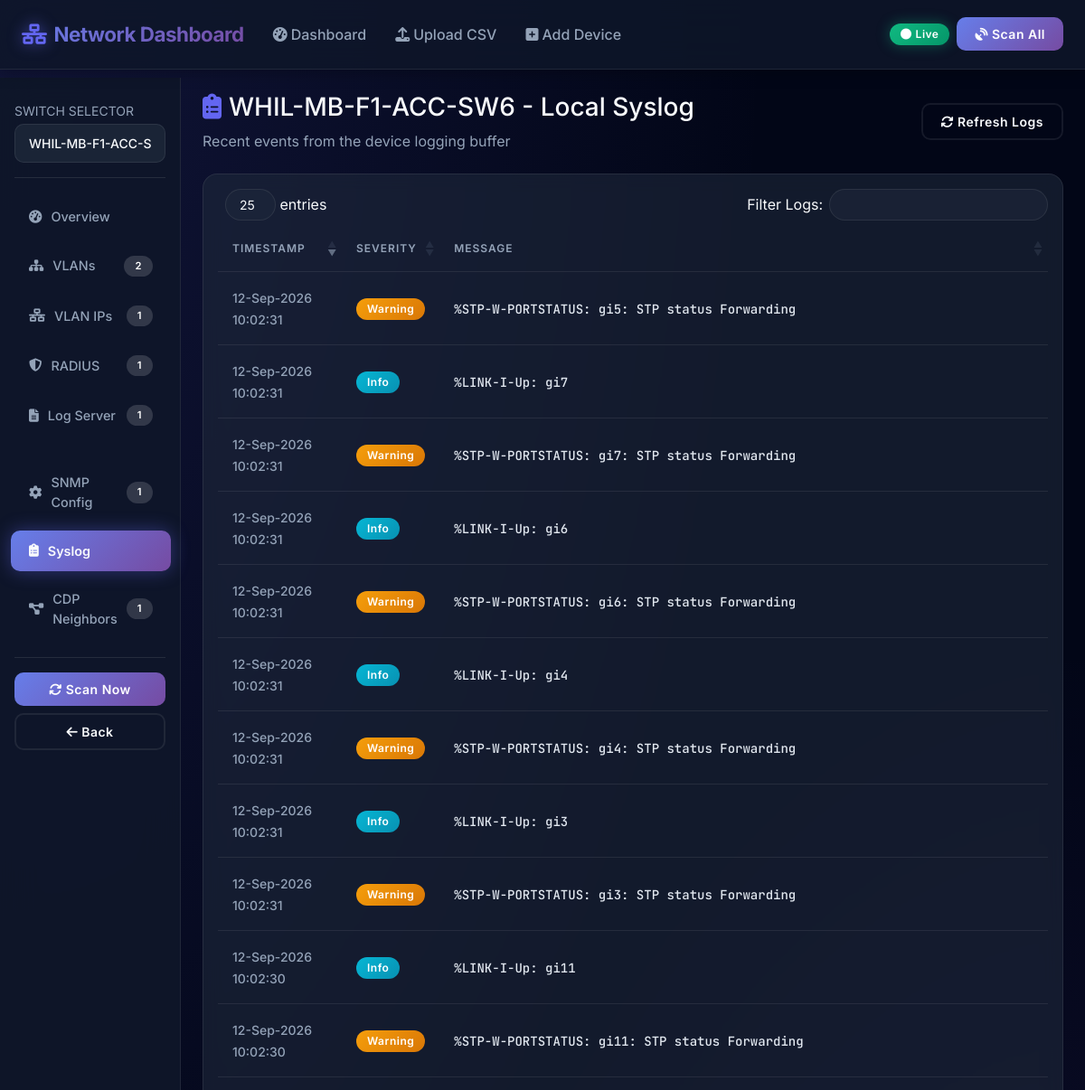
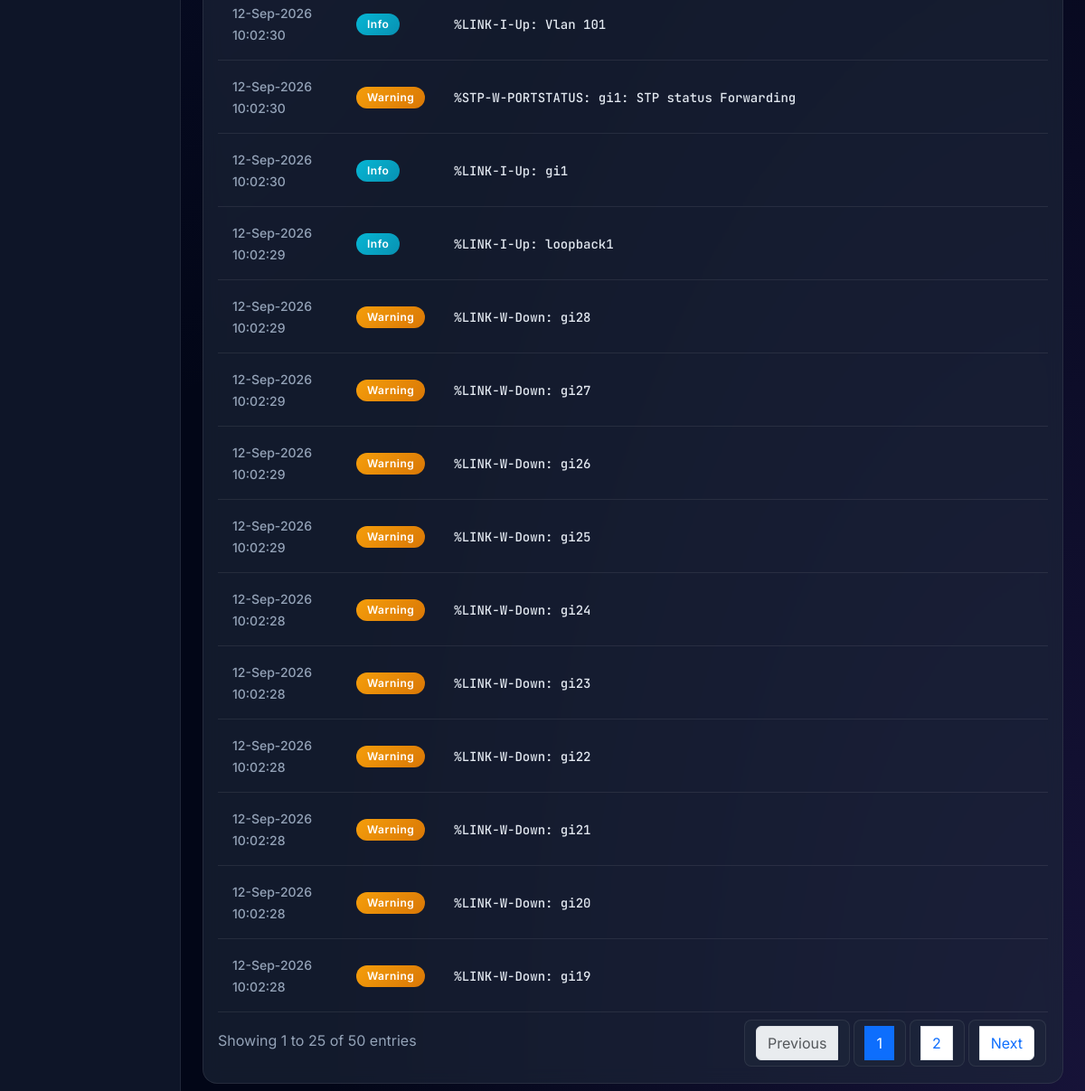
The page /device/7/syslog on the database its author committed (2 pictures, top to bottom).
### tables this page shows
CREATE TABLE devices (
            id INTEGER PRIMARY KEY AUTOINCREMENT,
            node_name TEXT NOT NULL,
            ip_address TEXT UNIQUE NOT NULL,
            device_type TEXT NOT NULL CHECK(device_type IN ('access_switch', 'distribution_switch')),
            snmp_community TEXT DEFAULT 'public',
            ssh_username TEXT DEFAULT 'admin',
            ssh_password TEXT DEFAULT 'admin123',
            ssh_enabled INTEGER DEFAULT 1,
            snmp_enabled INTEGER DEFAULT 1,
            status TEXT DEFAULT 'unknown',
            last_scanned DATETIME,
            created_at DATETIME DEFAULT CURRENT_TIMESTAMP,
            updated_at DATETIME DEFAULT CURRENT_TIMESTAMP
        , hostname TEXT DEFAULT '');

CREATE TABLE syslog_entries (
            id INTEGER PRIMARY KEY AUTOINCREMENT,
            device_id INTEGER NOT NULL,
            timestamp DATETIME DEFAULT CURRENT_TIMESTAMP,
            severity TEXT DEFAULT 'info',
            facility TEXT DEFAULT '',
            message TEXT,
            raw_log TEXT,
            FOREIGN KEY (device_id) REFERENCES devices(id) ON DELETE CASCADE
        );

### app.py (the view)
@app.route('/device/<int:device_id>/syslog')
def device_syslog(device_id):
    device = Database.get_device(device_id)
    if not device:
        flash('Device not found', 'error')
        return redirect(url_for('index'))
    syslog_entries = Database.get_syslog_entries(device_id)
    summary = Database.get_device_summary(device_id)
    all_devices = Database.get_all_devices()
    return render_template(
        'syslog.html',
        device=device,
        syslog_entries=syslog_entries,
        summary=summary,
        all_devices=all_devices,
        active_section='syslog',
        path_suffix='/syslog'
    )

### database.py (called while the page is built)
    @classmethod
    def get_connection(cls):
        conn = sqlite3.connect(Config.DB_PATH, timeout=30.0)
        conn.row_factory = sqlite3.Row  # Returns rows as dictionaries
        conn.execute("PRAGMA foreign_keys = ON;")
        conn.execute("PRAGMA journal_mode = WAL;")  # High concurrency support
        return conn

    @classmethod
    def execute_query(cls, query, params=None, fetch=True):
        conn = None
        try:
            conn = cls.get_connection()
            cursor = conn.cursor()
            cursor.execute(query, params or ())
            if fetch:
                results = [dict(row) for row in cursor.fetchall()]
                return results
            else:
                conn.commit()
                return cursor.lastrowid
        except Exception as e:
            logger.error(f"SQLite Query Error: {e}\nQuery: {query}")
            if conn:
                conn.rollback()
            raise
        finally:
            if conn:
                conn.close()

    @classmethod
    def get_all_devices(cls):
        return cls.execute_query("SELECT * FROM device_summary ORDER BY node_name")

    @classmethod
    def get_device(cls, device_id):
        results = cls.execute_query("SELECT * FROM devices WHERE id = ?", (device_id,))
        return results[0] if results else None

    @classmethod
    def get_device_summary(cls, device_id):
        results = cls.execute_query("SELECT * FROM device_summary WHERE id = ?", (device_id,))
        return results[0] if results else None

    @classmethod
    def get_syslog_entries(cls, device_id, limit=100):
        return cls.execute_query("SELECT * FROM syslog_entries WHERE device_id=? ORDER BY timestamp DESC LIMIT ?", (device_id, limit))

### templates/syslog.html (shortened to what this page needs)
{% extends "base.html" %}
{% block content %}
<div class="container-fluid px-0">
    <div class="row g-0">
        {% set active_section = 'syslog' %}
        {% set path_suffix = '/syslog' %}
        {% include "partials/_sidebar.html" %}
        <main class="col-md-10 ms-auto px-4 py-3">
            <div class="animate-fade-in mb-4 d-flex justify-content-between align-items-center flex-wrap">
                <div>
                    <h3><i class="fas fa-clipboard-list me-2" style="color:var(--primary);"></i>{{ device.node_name }} - Local Syslog</h3>
                    <p class="text-muted mb-0">Recent events from the device logging buffer</p>
                </div>
                <button class="btn btn-outline-light btn-sm" onclick="scanDevice({{ device.id }})">
                    <i class="fas fa-sync me-1"></i>Refresh Logs
                </button>
            </div>
            <div class="card animate-fade-in-delay-1">
                <div class="card-body">
                    {% if syslog_entries %}
                    <table id="syslogTable" class="table table-hover table-sm">
                        <thead>
                            <tr>
                                <th width="15%">Timestamp</th>
                                <th width="10%">Severity</th>
                                <th width="75%">Message</th>
                            </tr>
                        </thead>
                        <tbody>
                            {% for entry in syslog_entries %}
                            <tr style="border-left: 3px solid {% if entry.severity in ['error','critical'] %}var(--danger){% elif entry.severity == 'warning' %}var(--warning){% else %}var(--info){% endif %};">
                                <td><small class="text-muted">{{ entry.timestamp }}</small></td>
                                <td>
                                    {% set sev_colors = {'error':'danger', 'critical':'danger', 'warning':'warning', 'info':'info', 'informational':'info'} %}
                                    <span class="badge bg-{{ sev_colors.get(entry.severity, 'secondary') }}">{{ entry.severity | title }}</span>
                                </td>
                                <td><small style="font-family:'JetBrains Mono', monospace;">{{ entry.message }}</small></td>
                            </tr>
                            {% endfor %}
                        </tbody>
                    </table>
                    {% else %}
                    <div class="empty-state">
                        <i class="fas fa-clipboard-check"></i>
                        <h5>Log Buffer is Empty</h5>
                        <p>No recent syslog entries found on this device</p>
                    </div>
                    {% endif %}
                </div>
            </div>
        </main>
    </div>
</div>
{% endblock %}

### static/css/style.css (style rules this page uses)
:root { --primary: #6366f1; --primary-dark: #4f46e5; --secondary: #8b5cf6; --success: #10b981; --danger: #ef4444; --warning: #f59e0b; --info: #06b6d4; --dark: #0f172a; --darker: #020617; --card-bg: #1e293b; --sidebar-bg: #0f172a; --border: rgba(255, 255, 255, 0.08); --text-primary: #f8fafc; --text-secondary: #94a3b8; --gradient-1: linear-gradient(135deg, #667eea 0%, #764ba2 100%); --gradient-2: linear-gradient(135deg, #f093fb 0%, #f5576c 100%); --gradient-3: linear-gradient(135deg, #4facfe 0%, #00f2fe 100%); --gradient-4: linear-gradient(135deg, #43e97b 0%, #38f9d7 100%); --gradient-5: linear-gradient(135deg, #fa709a 0%, #fee140 100%); --shadow-sm: 0 2px 8px rgba(0, 0, 0, 0.15); --shadow-md: 0 4px 16px rgba(0, 0, 0, 0.25); --shadow-lg: 0 8px 32px rgba(0, 0, 0, 0.35); --shadow-glow: 0 0 20px rgba(99, 102, 241, 0.4); }
* { box-sizing: border-box; }
body { font-family: 'Inter', 'Segoe UI', -apple-system, sans-serif; background: var(--darker); color: var(--text-primary); padding-top: 70px; overflow-x: hidden; min-height: 100vh; background-image: radial-gradient(at 0% 0%, rgba(99, 102, 241, 0.15) 0px, transparent 50%), radial-gradient(at 100% 100%, rgba(139, 92, 246, 0.15) 0px, transparent 50%); background-attachment: fixed; }
.animate-fade-in { animation: fadeInUp 0.6s ease-out; }
.animate-fade-in-delay-1 { animation: fadeInUp 0.6s ease-out 0.1s both; }
.card { background: rgba(30, 41, 59, 0.6) !important; backdrop-filter: blur(10px); border: 1px solid var(--border) !important; border-radius: 16px !important; overflow: hidden; transition: all 0.3s ease; animation: fadeInUp 0.6s ease-out; }
.card-body { color: var(--text-primary); }
.table { color: var(--text-primary) !important; margin-bottom: 0; }
.table thead th { background: rgba(15, 23, 42, 0.6); color: var(--text-secondary) !important; font-weight: 600; text-transform: uppercase; font-size: 0.75rem; letter-spacing: 1px; padding: 1rem; border-color: var(--border) !important; }
.table tbody tr { transition: all 0.3s ease; border-color: var(--border) !important; }
.table tbody td { padding: 1rem; border-color: var(--border) !important; vertical-align: middle; color: var(--text-primary); }
.badge { padding: 6px 12px; font-weight: 600; border-radius: 20px; font-size: 0.75rem; letter-spacing: 0.5px; }
.badge.bg-warning { background: linear-gradient(135deg, #f59e0b 0%, #d97706 100%) !important; }
.badge.bg-info { background: linear-gradient(135deg, #06b6d4 0%, #0891b2 100%) !important; }
.btn { border-radius: 10px; font-weight: 600; letter-spacing: 0.5px; padding: 8px 20px; transition: all 0.3s cubic-bezier(0.4, 0, 0.2, 1); position: relative; overflow: hidden; }
.btn::before { content: ''; position: absolute; top: 50%; left: 50%; width: 0; height: 0; background: rgba(255, 255, 255, 0.2); border-radius: 50%; transform: translate(-50%, -50%); transition: width 0.6s, height 0.6s; }
.btn-outline-primary, .btn-outline-success, .btn-outline-danger, .btn-outline-light { border-width: 2px; background: transparent; }
.btn-outline-light { color: var(--text-primary) !important; border-color: var(--border) !important; }
h1, h2, h3, h4, h5, h6 { color: var(--text-primary); }
p, span, div { color: inherit; }
.text-muted { color: var(--text-secondary) !important; }
.card .table { --bs-table-bg: transparent; --bs-table-color: var(--text-primary); color: var(--text-primary) !important; }
.card .table th { color: var(--text-secondary) !important; font-weight: 600; background: transparent !important; border-color: var(--border) !important; }
.card .table td { color: var(--text-primary) !important; background: transparent !important; border-color: var(--border) !important; font-weight: 500; }
.card-body .table tbody tr, .card-body .table tbody td, .card-body .table tbody th { background-color: transparent !important; color: #e2e8f0 !important; }
.card-body .table tbody td .text-muted, .card-body .table tbody th.text-muted { color: #94a3b8 !important; }
.table > :not(caption) > * > * { background-color: transparent !important; color: #e2e8f0 !important; box-shadow: none !important; }

### rows shown on the page
devices: node_name "WHIL-MB-F1-ACC-SW6"
syslog_entries: timestamp "12-Sep-2026 10:02:31", severity "Warning", message "%STP-W-PORTSTATUS: gi5: STP status Forwarding"
syslog_entries: timestamp "12-Sep-2026 10:02:31", severity "Info", message "%LINK-I-Up: gi7"
syslog_entries: timestamp "12-Sep-2026 10:02:31", severity "Warning", message "%STP-W-PORTSTATUS: gi7: STP status Forwarding"
syslog_entries: timestamp "12-Sep-2026 10:02:31", severity "Info", message "%LINK-I-Up: gi6"
syslog_entries: timestamp "12-Sep-2026 10:02:31", severity "Warning", message "%STP-W-PORTSTATUS: gi6: STP status Forwarding"
syslog_entries: timestamp "12-Sep-2026 10:02:31", severity "Info", message "%LINK-I-Up: gi4"
syslog_entries: timestamp "12-Sep-2026 10:02:31", severity "Warning", message "%STP-W-PORTSTATUS: gi4: STP status Forwarding"
syslog_entries: timestamp "12-Sep-2026 10:02:31", severity "Info", message "%LINK-I-Up: gi3"
syslog_entries: timestamp "12-Sep-2026 10:02:31", severity "Warning", message "%STP-W-PORTSTATUS: gi3: STP status Forwarding"
syslog_entries: timestamp "12-Sep-2026 10:02:30", severity "Info", message "%LINK-I-Up: gi11"
syslog_entries: timestamp "12-Sep-2026 10:02:30", severity "Warning", message "%STP-W-PORTSTATUS: gi11: STP status Forwarding"
syslog_entries: timestamp "12-Sep-2026 10:02:30", severity "Info", message "%LINK-I-Up: Vlan 101"
syslog_entries: timestamp "12-Sep-2026 10:02:30", severity "Warning", message "%STP-W-PORTSTATUS: gi1: STP status Forwarding"
syslog_entries: timestamp "12-Sep-2026 10:02:30", severity "Info", message "%LINK-I-Up: gi1"
syslog_entries: timestamp "12-Sep-2026 10:02:29", severity "Info", message "%LINK-I-Up: loopback1"
syslog_entries: timestamp "12-Sep-2026 10:02:29", severity "Warning", message "%LINK-W-Down: gi28"
syslog_entries: timestamp "12-Sep-2026 10:02:29", severity "Warning", message "%LINK-W-Down: gi27"
syslog_entries: timestamp "12-Sep-2026 10:02:29", severity "Warning", message "%LINK-W-Down: gi26"
syslog_entries: timestamp "12-Sep-2026 10:02:29", severity "Warning", message "%LINK-W-Down: gi25"
syslog_entries: timestamp "12-Sep-2026 10:02:28", severity "Warning", message "%LINK-W-Down: gi24"
syslog_entries: timestamp "12-Sep-2026 10:02:28", severity "Warning", message "%LINK-W-Down: gi23"
syslog_entries: timestamp "12-Sep-2026 10:02:28", severity "Warning", message "%LINK-W-Down: gi22"
syslog_entries: timestamp "12-Sep-2026 10:02:28", severity "Warning", message "%LINK-W-Down: gi21"
syslog_entries: timestamp "12-Sep-2026 10:02:28", severity "Warning", message "%LINK-W-Down: gi20"
syslog_entries: timestamp "12-Sep-2026 10:02:28", severity "Warning", message "%LINK-W-Down: gi19"

### other values the page prints
{{ summary.total_vlans if summary else 0 }} "2"
{{ summary.total_vlan_ips if summary else 0 }} "1"
{{ summary.total_radius_servers if summary else 0 }} "1"
{{ summary.total_log_servers if summary else 0 }} "1"
{{ summary.total_snmp_configs if summary else 0 }} "1"
{{ summary.total_cdp_neighbors if summary else 0 }} "1"
form field value "WHIL-MB-F1-ACC-SW6"
